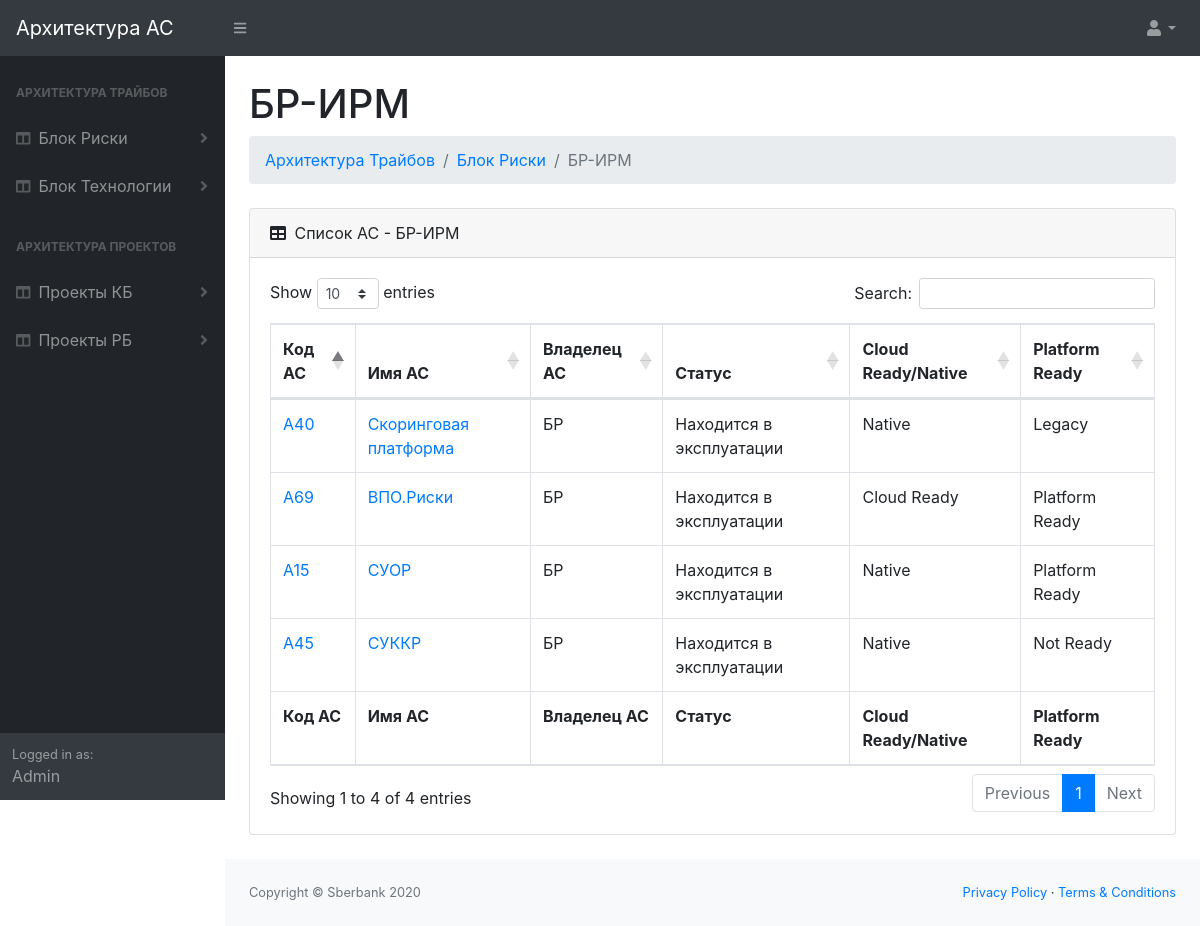
Page /subcategory/3 on the committed database.
### archas/models.py (models this page shows, shortened)
class ArchitectureRealm(models.Model):
    name = models.CharField('Область Определения Архитектуры', max_length=50)

class ArchitectureCategory(models.Model):
    realm = models.ForeignKey(ArchitectureRealm, on_delete=models.CASCADE)
    name = models.CharField('Категория АС', max_length=50)
    def __str__(self):
        return self.name

class ArchitectureSubCategory(models.Model):
    category = models.ForeignKey(ArchitectureCategory, on_delete=models.CASCADE)
    name = models.CharField('Подкатегория АС', max_length=50)

class AutomatedSystem(models.Model):
    subcategory = models.ForeignKey(ArchitectureSubCategory, on_delete=models.CASCADE)
    code = models.CharField('Код АС', max_length=50)
    name = models.CharField('Автоматизированная Система', max_length=100)
    owner = models.CharField('Владелец', max_length=50, blank=True)
    status = models.CharField('Статус', max_length=50, blank=True)
    cloud_ready = models.CharField('Cloud Ready/Native	', max_length=50, blank=True)
    platform_ready = models.CharField('Platform Ready', max_length=50, blank=True)
    owner_block = models.CharField('Владелец - Блок', max_length=50, blank=True)
    owner_tribe = models.CharField('Владелец - Трайб', max_length=50, blank=True)
    full_name = models.CharField('Полное имя АС', max_length=50, blank=True)
    nickname = models.CharField('Псевдоним АС', max_length=50, blank=True)
    short_description = models.CharField('Краткое описание', max_length=50, blank=True)
    rsa_id = models.CharField('ID в RSA', max_length=50, blank=True)
    service_desk_id = models.CharField('ID в Service Desk', max_length=50, blank=True)
    guid = models.CharField('GUID', max_length=50, blank=True)
    centralization_level = models.CharField('Уровень централизации', max_length=50, blank=True)
    system_criticality = models.CharField('Критичность системы', max_length=50, blank=True)
    target_status = models.CharField('Целевой статус', max_length=50, blank=True)
    target_readiness = models.CharField('Готовность целевого решения', max_length=50, blank=True)
    as_lider = models.CharField('Лидер АС', max_length=50, blank=True)
    as_architect = models.CharField('Архитектор АС', max_length=50, blank=True)
    architect_in_charge = models.CharField('Курирующий архитектор', max_length=50, blank=True)
    editors = models.CharField('Редакторы', max_length=50, blank=True)
    target_architecture_diagram = models.ImageField('Диаграмма целевой архитектуры', upload_to='target_architecture_diagrams', blank=True)

### archas/views.py (the view)
# urls.py: path('subcategory/<int:subcategory_id>',subcategory_view, name='subcategory_view'),
def subcategory_view(request, subcategory_id):
    realms = ArchitectureRealm.objects.all()
    subcategory = get_object_or_404(ArchitectureSubCategory, id=subcategory_id)
    context = {
                'realms': realms,
                'subcategory': subcategory,
                }
    return render (request, 'archas/subcategory_view.html', context)

### archas/templates/archas/subcategory_view.html
{% extends "archas/archas_base.html" %}
{% block content%}
                        <h1 class="mt-4">{{ subcategory.name }}</h1>
                        <ol class="breadcrumb mb-4">
                            <li class="breadcrumb-item"><a href="#">{{ subcategory.category.realm.name }}</a></li>
                            <li class="breadcrumb-item"><a href="{% url 'archas:category_view' subcategory.category.id %}">{{ subcategory.category }}</a></li>
                            <li class="breadcrumb-item active">{{ subcategory.name }}</li>
                        </ol>
						<div class="card mb-4">
                            <div class="card-header">
                                <i class="fas fa-table mr-1"></i>
                                Список АС - {{ subcategory.name }}
                            </div>
                            <div class="card-body">
                                <div class="table-responsive">
                                    <table class="table table-bordered" id="dataTable" width="100%" cellspacing="0">
                                        <thead>
                                            <tr>
                                                <th>Код АС</th>
                                                <th>Имя АС</th>
                                                <th>Владелец АС</th>
                                                <th>Статус</th>
                                                <th>Cloud Ready/Native</th>
                                                <th>Platform Ready</th>
                                            </tr>
                                        </thead>
                                        <tfoot>
                                            <tr>
                                                <th>Код АС</th>
                                                <th>Имя АС</th>
                                                <th>Владелец АС</th>
                                                <th>Статус</th>
                                                <th>Cloud Ready/Native</th>
                                                <th>Platform Ready</th>
                                            </tr>
                                        </tfoot>
										<tbody>
                                        {% if subcategory.automatedsystem_set.all %}
                                            {% for automated_system in subcategory.automatedsystem_set.all %}
                                            <tr>
                                                <td><a href="{% url 'archas:as_detail' automated_system.id %}">{{ automated_system.code }}</a></td>
                                                <td><a href="{% url 'archas:as_detail' automated_system.id %}">{{ automated_system.name }}</a></td>
                                                <td>{{ automated_system.owner }}</td>
                                                <td>{{ automated_system.status }}</td>
                                                <td>{{ automated_system.cloud_ready }}</td>
                                                <td>{{ automated_system.platform_ready }}</td>
                                            </tr>
                                            {% endfor %}
                                        {% endif %}
                                        </tbody>
                                    </table>
                                </div>
                            </div>
                        </div>
{% endblock content%}

### archas/templates/archas/archas_base.html (shortened to what this page needs)
<!DOCTYPE html>
<html lang="en">
    <head>
        {% load static %}
        <link href="{% static 'archas/css/styles.css' %}" rel="stylesheet" />
        <link href="https://cdn.datatables.net/1.10.20/css/dataTables.bootstrap4.min.css" rel="stylesheet" />
    </head>
    <body class="sb-nav-fixed">
        <nav class="sb-topnav navbar navbar-expand navbar-dark bg-dark">
            <a class="navbar-brand" href="/">Архитектура АС</a>
            <button class="btn btn-link btn-sm order-1 order-lg-0" id="sidebarToggle" href="#"><i class="fas fa-bars"></i></button>
            <ul class="navbar-nav ml-auto ml-md-0">
                <li class="nav-item dropdown">
                    <a class="nav-link dropdown-toggle" id="userDropdown" href="#" role="button" data-toggle="dropdown" aria-haspopup="true" aria-expanded="false"><i class="fas fa-user fa-fw"></i></a>
                </li>
            </ul>
        </nav>
        <div id="layoutSidenav">
            <div id="layoutSidenav_nav">
                <nav class="sb-sidenav accordion sb-sidenav-dark" id="sidenavAccordion">
                    <div class="sb-sidenav-menu">
                        <div class="nav">
                            {% if realms %}
                                {% for realm_iter in realms %}
                                    <div class="sb-sidenav-menu-heading">{{ realm_iter.name }}</div>
                                        {% for category_iter in realm_iter.architecturecategory_set.all %}
                                            <a class="nav-link collapsed" href="{% url 'archas:category_view' category_iter.id %}" data-toggle="collapse" data-target="#collapseCategory{{category_iter.id}}" aria-expanded="false" aria-controls="collapseCategory{{category_iter.id}}">
                                                <div class="sb-nav-link-icon"><i class="fas fa-columns"></i></div>
                                                {{ category_iter.name }}
                                                {% if category_iter.architecturesubcategory_set.all.count > 0 %}
                                                    <div class="sb-sidenav-collapse-arrow"><i class="fas fa-angle-down"></i></div>
                                                {% endif %}
                                            </a>
                                        {% endfor %}
                                {% endfor %}
                            {% endif %}
                        </div>
                    </div>
                    <div class="sb-sidenav-footer">
                        <div class="small">Logged in as:</div>
                        Admin
                    </div>
                </nav>
            </div>
            <div id="layoutSidenav_content">
                <main>
                    <div class="container-fluid">
                        {% block content%}{% endblock content%}
					</div>
                </main>
                <footer class="py-4 bg-light mt-auto">
                    <div class="container-fluid">
                        <div class="d-flex align-items-center justify-content-between small">
                            <div class="text-muted">Copyright &copy; Sberbank 2020</div>
                            <div>
                                <a href="#">Privacy Policy</a>
                                &middot;
                                <a href="#">Terms &amp; Conditions</a>
                            </div>
                        </div>
                    </div>
                </footer>
            </div>
        </div>
    </body>
</html>

### rows in the picture
ArchitectureRealm: name "АРХИТЕКТУРА ТРАЙБОВ"
ArchitectureCategory: name "Блок Риски"
ArchitectureCategory: name "Блок Технологии"
ArchitectureRealm: name "АРХИТЕКТУРА ПРОЕКТОВ"
ArchitectureCategory: name "Проекты КБ"
ArchitectureCategory: name "Проекты РБ"
ArchitectureSubCategory: name "БР-ИРМ", category.realm.name "Архитектура Трайбов", category "Блок Риски"
AutomatedSystem: code "А15", name "СУОР", owner "БР", status "Находится в эксплуатации", cloud_ready "Native", platform_ready "Platform Ready"
AutomatedSystem: code "A69", name "ВПО.Риски", owner "БР", status "Находится в эксплуатации", cloud_ready "Cloud Ready", platform_ready "Platform Ready"
AutomatedSystem: code "A40", name "Скоринговая платформа", owner "БР", status "Находится в эксплуатации", cloud_ready "Native", platform_ready "Legacy"
AutomatedSystem: code "А45", name "СУККР", owner "БР", status "Находится в эксплуатации", cloud_ready "Native", platform_ready "Not Ready"
